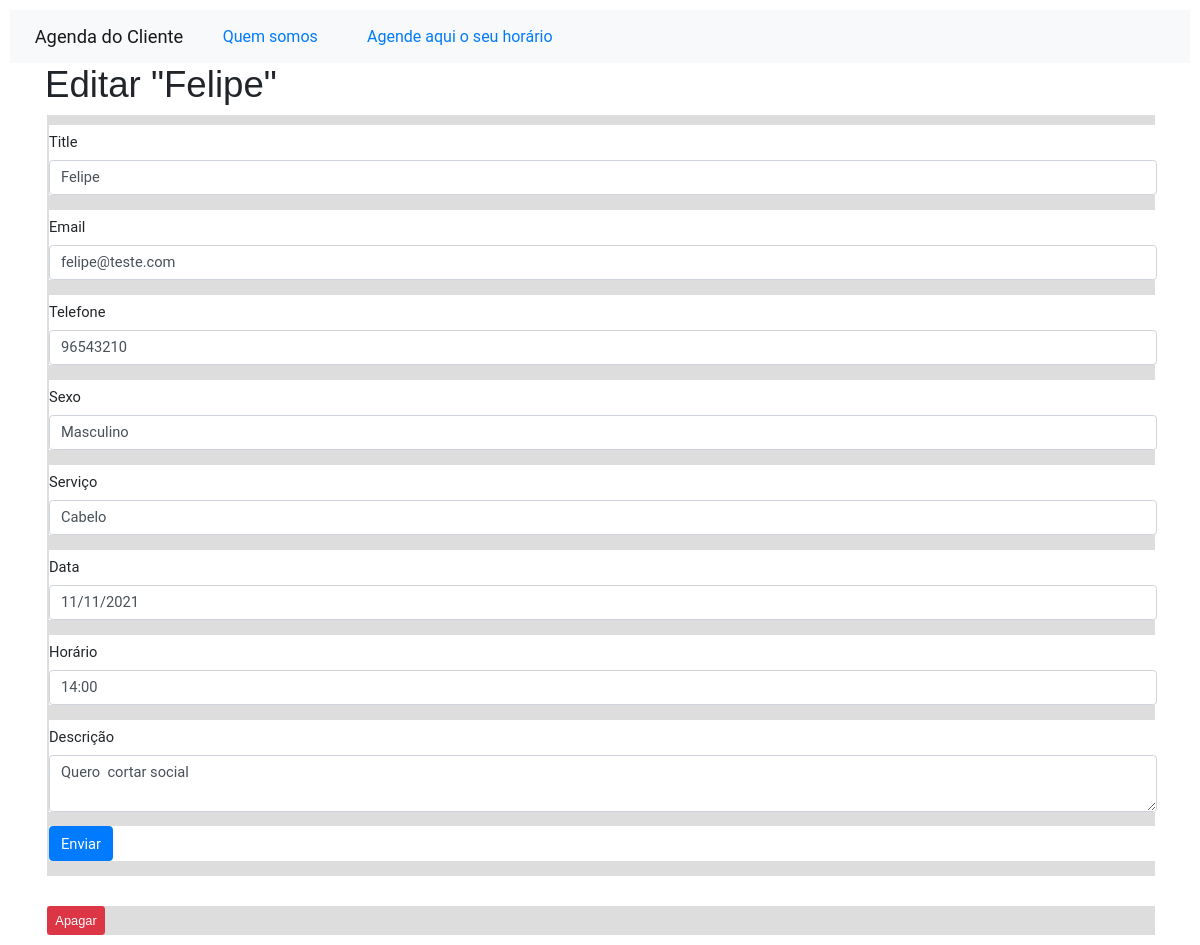
/20/edit, run on the app's committed database.
### app.py (models this page shows)
class Posts(db.Model):
   id = db.Column(db.Integer, primary_key=True)
   created = db.Column(db.DateTime, default=datetime.datetime.utcnow)
   title = db.Column(db.String(80), nullable=False)
   email = db.Column(db.String(80), nullable=False)
   telefone = db.Column(db.String(80), nullable=False)
   sexo = db.Column(db.String(10), nullable=False)
   servico = db.Column(db.String(20), nullable=False)
   data = db.Column(db.String(20), nullable=False)
   horario = db.Column(db.String(20), nullable=False)
   content = db.Column(db.String(200), nullable=False)

### app.py (the view, shortened to what this page needs)
@app.route('/<int:id>/edit', methods=('GET', 'POST'))
def edit(id):
    post = get_post(id)
    return render_template('edit.html', post=post)

### app.py (called while the page is built)
def get_post(post_id):
   post = Posts.query.filter_by(id=post_id).first()
   if post is None:
      abort(404)
   return post

### templates/edit.html (shortened to what this page needs)
{% extends 'base.html' %}
{% block content %}
<link rel="stylesheet" href="https://stackpath.bootstrapcdn.com/bootstrap/4.3.1/css/bootstrap.min.css">
<h1>{% block title %} Editar "{{ post['title'] }}" {% endblock %}</h1>
<form method="post">
    <div class="form-group">
        <label for="title">Title</label>
        <input type="text" name="title" placeholder="Post title"
               class="form-control"
               value="{{ request.form['title'] or post['title'] }}">
    </div>
    <div class="form-group">
        <label for="email">Email</label>
        <input type="text" name="email" placeholder="Post email"
               class="form-control"
               value="{{ request.form['email'] or post['email'] }}">
    </div>
     <div class="form-group">
        <label for="telefone">Telefone</label>
        <input type="text" name="telefone" placeholder="Post telefone"
               class="form-control"
               value="{{ request.form['telefone'] or post['telefone'] }}">
    </div>
    <div class="form-group">
        <label for="sexo">Sexo</label>
        <input type="text" name="sexo" placeholder="Post sexo"
               class="form-control"
               value="{{ request.form['sexo'] or post['sexo'] }}">
    </div>
    <div class="form-group">
        <label for="servico">Serviço</label>
        <input type="text" name="servico" placeholder="Post servico"
               class="form-control"
               value="{{ request.form['servico'] or post['servico'] }}">
    </div>
     <div class="form-group">
        <label for="data">Data</label>
        <input type="text" name="data" placeholder="Post data"
               class="form-control"
               value="{{ request.form['data'] or post['data'] }}">
    </div>
    <div class="form-group">
        <label for="horario">Horário</label>
        <input type="text" name="horario" placeholder="Post horario"
               class="form-control"
               value="{{ request.form['horario'] or post['horario'] }}">
    </div>
    <div class="form-group">
        <label for="content">Descrição</label>
        <textarea name="content" placeholder="Post content"
                  class="form-control">{{ request.form['content'] or post['content'] }}</textarea>
    </div>
    <div class="form-group">
        <button type="submit" class="btn btn-primary">Enviar</button>
    </div>
</form>
<form action="{{ url_for('delete', id=post['id']) }}" method="POST">
    <input type="submit" value="Apagar"
            class="btn btn-danger btn-sm"
            onclick="return confirm('Tem certeza que deseja apagar essa postagem?')">
</form>
{% endblock %}

### static/css/estilo.css (style rules this page uses)
* { margin: 0px; padding: 0px; font-family: 'Roboto', sans-serif; font-size: 11pt; }
body { background-color: #ccc; width: 100%; height: auto; margin: auto; margin-top: 2px; padding: 10px; }
div { background-color: #fff; margin-top: 10px; width: 100%; height: auto; font-size: 15pt; margin-left: 2px; }
form { background-color: #ddd; width: 100%; height: auto; font-family: Arial; font-size: 12pt; margin-left: 2px; margin-right: auto; }
h1 { font-family: Arial; font-size: 22pt; text-align: center; }
input { font-size: 11px; }
textarea { font-size: 11px; }

### data on the page
Posts: title "Felipe", email "felipe@teste.com", telefone "96543210", sexo "Masculino", servico "Cabelo", data "11/11/2021", horario "14:00", content "Quero cortar social"
